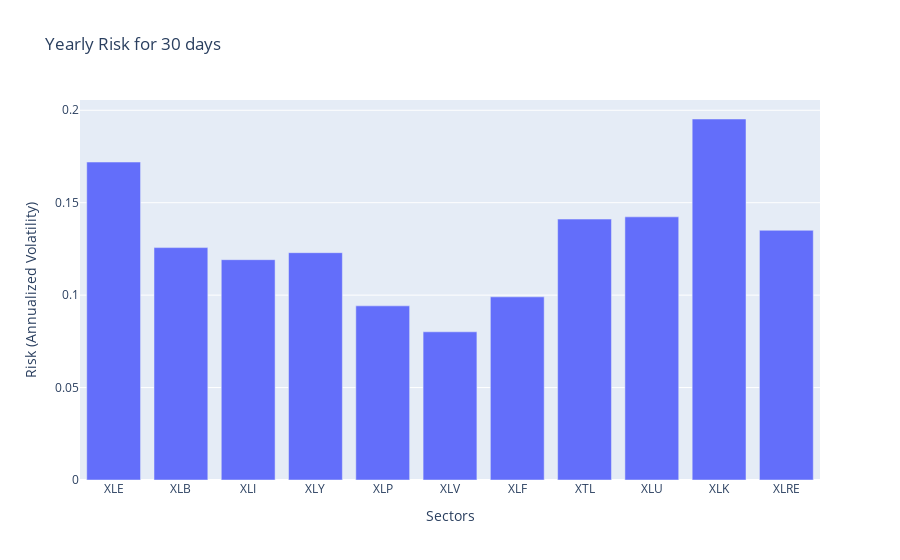

The notebook cell this image was saved under:
### Code cell
def risk_plotter(df):
    """
    Calculate and plot the yearly risk (volatility) for each sector.
    
    """
    
    # Calculate annualized covariance matrix
    sigma = df.cov() * 252
    
    # Calculate annualized volatility (risk) for each sector
    # np.diag extracts the diagonal elements (variances), and np.sqrt takes the square root to get standard deviation
    risk = np.sqrt(np.diag(sigma))
    
    df_r = pd.DataFrame(risk,df.columns)
    
    r = px.bar(df_r, title=f'Yearly Risk for {df.shape[0]} days', x=df_r.index, y=0, labels={'index': 'Sectors', '0': 'Risk (Annualized Volatility)'})
    r.show()
    
#     # Create the plot
#     plt.figure(figsize=(10, 4))
#     plt.bar(df_1.columns, risk)
#     plt.title(f'Yearly Risk for {d1} days')
#     plt.xlabel('Sectors')
#     plt.ylabel('Risk (Annualized Volatility)')
#     plt.show()

# Example usage: Plot risk for the last 30 days
df = new_df(30)
risk_plotter(df)

### Figure 1 — Plotly figure (JSON) as saved in the notebook; plotly's stock layout.template omitted (floating-point values rounded to 4 significant figures)
{"data": [{"alignmentgroup": "True", "hovertemplate": "Sectors=%{x}<br>Risk (Annualized Volatility)=%{y}<extra></extra>", "legendgroup": "", "marker": {"color": "#636efa", "pattern": {"shape": ""}}, "name": "", "offsetgroup": "", "orientation": "v", "showlegend": false, "textposition": "auto", "type": "bar", "x": ["XLE", "XLB", "XLI", "XLY", "XLP", "XLV", "XLF", "XTL", "XLU", "XLK", "XLRE"], "xaxis": "x", "y": [0.172, 0.1257, 0.1192, 0.123, 0.0942, 0.08017, 0.09908, 0.1411, 0.1423, 0.1953, 0.1351], "yaxis": "y"}], "layout": {"barmode": "relative", "legend": {"tracegroupgap": 0}, "title": {"text": "Yearly Risk for 30 days"}, "xaxis": {"anchor": "y", "domain": [0, 1], "title": {"text": "Sectors"}}, "yaxis": {"anchor": "x", "domain": [0, 1], "title": {"text": "Risk (Annualized Volatility)"}}}}
